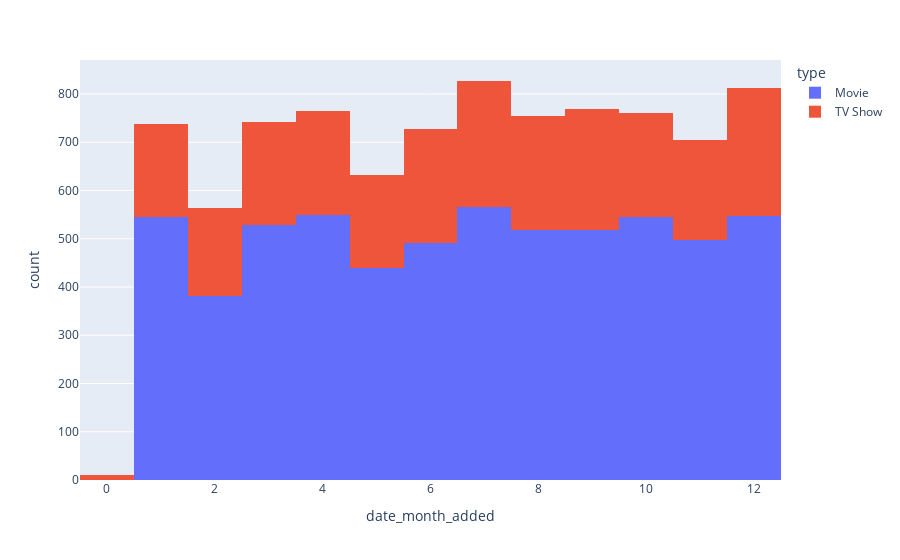

Notebook code for this chart:
### Code cell
netflix_titles['date_month_added']=netflix_titles['date_added'].dt.month.fillna(0)
#print(netflix_titles['date_month_added'])

px.histogram(netflix_titles,'date_month_added',color='type') #Evenly distributed month-wise 
#so we have lot of movie shows. that makes lot of sense right!!

### Figure 1 — Plotly figure (JSON) as saved in the notebook; plotly's stock layout.template omitted (floating-point values rounded to 4 significant figures; data arrays with more than 128 entries replaced by an {"elided": "..."} marker saying what was removed)
{"data": [{"alignmentgroup": "True", "bingroup": "x", "hovertemplate": "type=Movie<br>date_month_added=%{x}<br>count=%{y}<extra></extra>", "legendgroup": "Movie", "marker": {"color": "#636efa", "pattern": {"shape": ""}}, "name": "Movie", "offsetgroup": "Movie", "orientation": "v", "showlegend": true, "type": "histogram", "x": {"elided": "6131 int values"}, "xaxis": "x", "yaxis": "y"}, {"alignmentgroup": "True", "bingroup": "x", "hovertemplate": "type=TV Show<br>date_month_added=%{x}<br>count=%{y}<extra></extra>", "legendgroup": "TV Show", "marker": {"color": "#EF553B", "pattern": {"shape": ""}}, "name": "TV Show", "offsetgroup": "TV Show", "orientation": "v", "showlegend": true, "type": "histogram", "x": {"elided": "2676 int values"}, "xaxis": "x", "yaxis": "y"}], "layout": {"barmode": "relative", "legend": {"title": {"text": "type"}, "tracegroupgap": 0}, "margin": {"t": 60}, "xaxis": {"anchor": "y", "domain": [0, 1], "title": {"text": "date_month_added"}}, "yaxis": {"anchor": "x", "domain": [0, 1], "title": {"text": "count"}}}}
